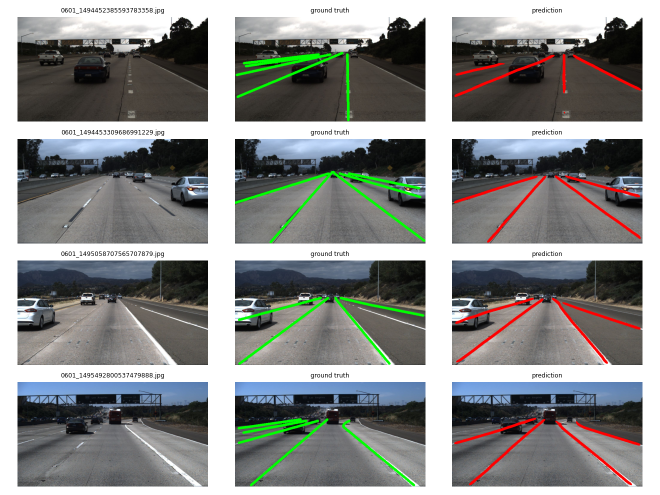
#> input picture assets/lane_seg_examples.png, 1320 x 990 px (shown at 1/2 size)
$ python lane_classical.py --image ../assets/lane_seg_examples.png --out out.png
#> lines starting #> are read from the running program, lines starting #| are printed output that depends on the picture; after the words box and inside, x2 and y2 are one past the last pixel; in counts of white or black regions, pixels touching at a corner belong together
"""Classical lane detection with OpenCV (no learning).

Per frame: resize -> edges (Canny) -> keep edges on white/yellow pixels -> region-of-interest
mask -> probabilistic Hough lines -> split left/right by slope -> least-squares line per
side -> smooth over time. There is no ground truth here, so the stats it writes count how
often each lane was found, not how accurate the lines are.
"""
import argparse
import json
import os
import time

import cv2
import numpy as np


def ensure_dir(path):
    d = os.path.dirname(path)
    if d:
        os.makedirs(d, exist_ok=True)


def roi_polygon(w, h, a):
    cx = w / 2.0
    return np.array([[
        (int(cx - a.bottom_half_width * w), int(a.bottom * h)),
        (int(cx - a.top_half_width * w), int(a.top * h)),
        (int(cx + a.top_half_width * w), int(a.top * h)),
        (int(cx + a.bottom_half_width * w), int(a.bottom * h)),
    ]], dtype=np.int32)


def feature_map(frame, use_color):
    gray = cv2.cvtColor(frame, cv2.COLOR_BGR2GRAY)
    edges = cv2.Canny(cv2.GaussianBlur(gray, (5, 5), 0), 50, 150)
    if not use_color:
        return edges
    hls = cv2.cvtColor(frame, cv2.COLOR_BGR2HLS)
    white = cv2.inRange(hls, np.array([0, 170, 0]), np.array([255, 255, 255]))
    yellow = cv2.inRange(hls, np.array([12, 60, 90]), np.array([38, 255, 255]))
    color = cv2.dilate(cv2.bitwise_or(white, yellow), np.ones((7, 7), np.uint8))
    return cv2.bitwise_and(edges, color)


def fit_side(segs, cx, side):
    """Return (a, b, y_far): x = a*y + b, and y_far = smallest y (farthest point) seen."""
    xs, ys, ws = [], [], []
    for x1, y1, x2, y2 in segs:
        if x2 == x1:
            continue
        slope = (y2 - y1) / float(x2 - x1)
        if not (0.4 < abs(slope) < 4.0):
            continue
        if side == "left" and slope < 0 and x1 < cx and x2 < cx:
            pass
        elif side == "right" and slope > 0 and x1 > cx and x2 > cx:
            pass
        else:
            continue
        length = float(np.hypot(x2 - x1, y2 - y1))
        xs += [x1, x2]
        ys += [y1, y2]
        ws += [length, length]
    if len(xs) < 2 or np.ptp(ys) < 10:
        return None
    a, b = np.polyfit(ys, xs, 1, w=ws)
    return (float(a), float(b), float(min(ys)))


def smooth(state, side, fit, alpha, hold):
    key = "miss_" + side
    if fit is not None:
        old = state.get(side)
        if old is None:
            state[side] = fit
        else:
            state[side] = tuple(alpha * n + (1 - alpha) * o for n, o in zip(fit, old))
        state[key] = 0
    else:
        state[key] = state.get(key, 0) + 1
        if state[key] > hold:
            state[side] = None


def detect(frame, a, state):
    h, w = frame.shape[:2]
    mask = np.zeros((h, w), np.uint8)
    cv2.fillPoly(mask, roi_polygon(w, h, a), 255)
    feat = cv2.bitwise_and(feature_map(frame, not a.no_color), mask)
    segs = cv2.HoughLinesP(feat, 1, np.pi / 180, a.hough_threshold,
                           minLineLength=int(0.05 * h), maxLineGap=int(0.12 * h))
    segs = [] if segs is None else np.asarray(segs).reshape(-1, 4).tolist()
    raw = {side: fit_side(segs, w / 2.0, side) for side in ("left", "right")}
    for side in ("left", "right"):
        smooth(state, side, raw[side], a.alpha, a.hold)
    return raw


def draw(frame, a, state):
    h, w = frame.shape[:2]
    y_bot = int(a.bottom * h)
    y_roi_top = int(a.top * h)
    out = frame.copy()
    fl, fr = state.get("left"), state.get("right")
    tops = {}
    for side, f in (("left", fl), ("right", fr)):
        if f is not None:
            tops[side] = max(y_roi_top, int(f[2]))      # only draw where segments were seen
    if fl is not None and fr is not None:
        da = fl[0] - fr[0]
        y_vp = (fr[1] - fl[1]) / da if abs(da) > 1e-6 else None
        if y_vp is None or y_vp >= y_bot - 5:
            fl = fr = None                              # lines never meet above the bottom: reject both
            tops = {}
        else:
            common = max(max(tops.values()), int(y_vp + 0.04 * h))
            tops = {"left": common, "right": common}    # stop where the lines meet
    pts = {}
    for side, f in (("left", fl), ("right", fr)):
        if f is None or side not in tops:
            continue
        yt = tops[side]
        if yt >= y_bot - 10:
            continue
        pts[side] = ((int(f[0] * y_bot + f[1]), y_bot), (int(f[0] * yt + f[1]), yt))
    if len(pts) == 2:
        overlay = out.copy()
        poly = np.array([pts["left"][0], pts["left"][1], pts["right"][1], pts["right"][0]], np.int32)
        cv2.fillPoly(overlay, [poly], (0, 200, 0))
        out = cv2.addWeighted(overlay, 0.3, out, 0.7, 0)
    for p in pts.values():
        cv2.line(out, p[0], p[1], (0, 0, 255), 4)
    label = "lanes: " + ("L " if "left" in pts else "- ") + ("R" if "right" in pts else "-")
    cv2.putText(out, label, (20, 40), cv2.FONT_HERSHEY_SIMPLEX, 1.0, (255, 255, 255), 2)
    return out


def resize_to(frame, width):
    s = width / float(frame.shape[1])
    return cv2.resize(frame, (width, int(round(frame.shape[0] * s))))


def main():
    p = argparse.ArgumentParser(description="Classical lane detection (OpenCV)")
    p.add_argument("--video")
    p.add_argument("--image")
    p.add_argument("--out", required=True)
    p.add_argument("--still", help="save one mid-clip frame (jpg)")
    p.add_argument("--stats", help="save stats json")
    p.add_argument("--max-seconds", type=float, default=20)
    p.add_argument("--width", type=int, default=960)
    p.add_argument("--top", type=float, default=0.60)
    p.add_argument("--bottom", type=float, default=0.95)
    p.add_argument("--top-half-width", type=float, default=0.08)
    p.add_argument("--bottom-half-width", type=float, default=0.45)
    p.add_argument("--hough-threshold", type=int, default=30)
    p.add_argument("--alpha", type=float, default=0.25)
    p.add_argument("--hold", type=int, default=8)
    p.add_argument("--no-color", action="store_true")
    a = p.parse_args()
    assert a.video or a.image, "give --video or --image"
    ensure_dir(a.out)

    if a.image:
        img = cv2.imread(a.image)
#> img is the input picture: shape (990, 1320, 3); mean B, G, R 136.6, 138.2, 136.3
        assert img is not None, "cannot read " + a.image
        img = resize_to(img, a.width)
        state = {}
        detect(img, a, state)
#> in detect, `cv2.fillPoly(mask, roi_polygon(w, h, a), 255)`:
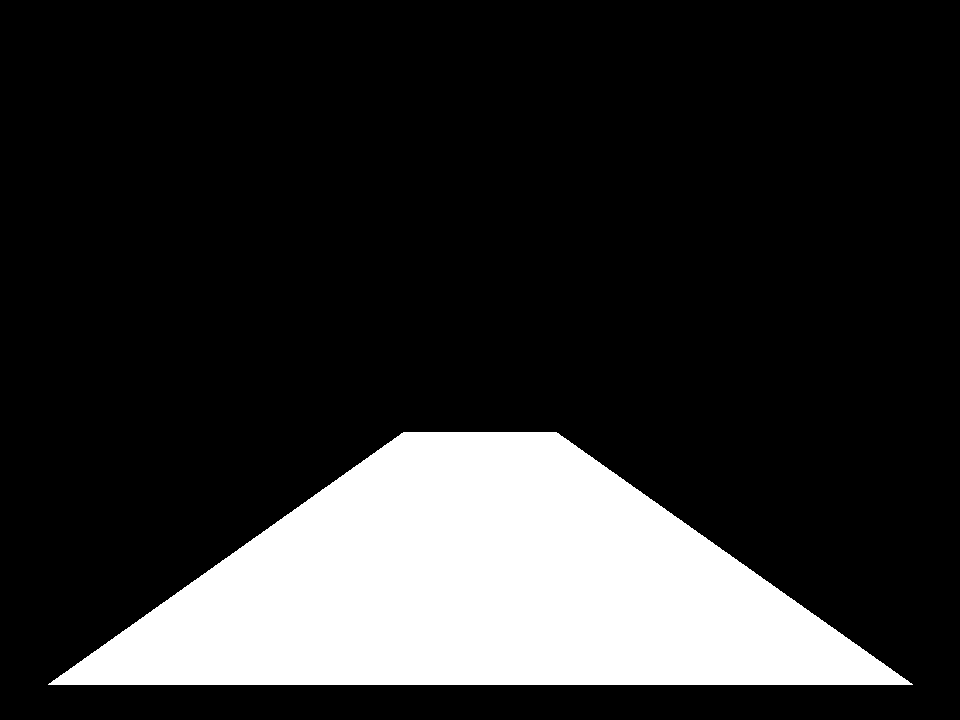
#> mask: shape (720, 960); 18.7% white; 1 white region, box (x1, y1, x2, y2) and area: (48, 432, 913, 685) 129007
#> in feature_map, `edges = cv2.Canny(cv2.GaussianBlur(gray, (5, 5), 0), 50, 150)`:
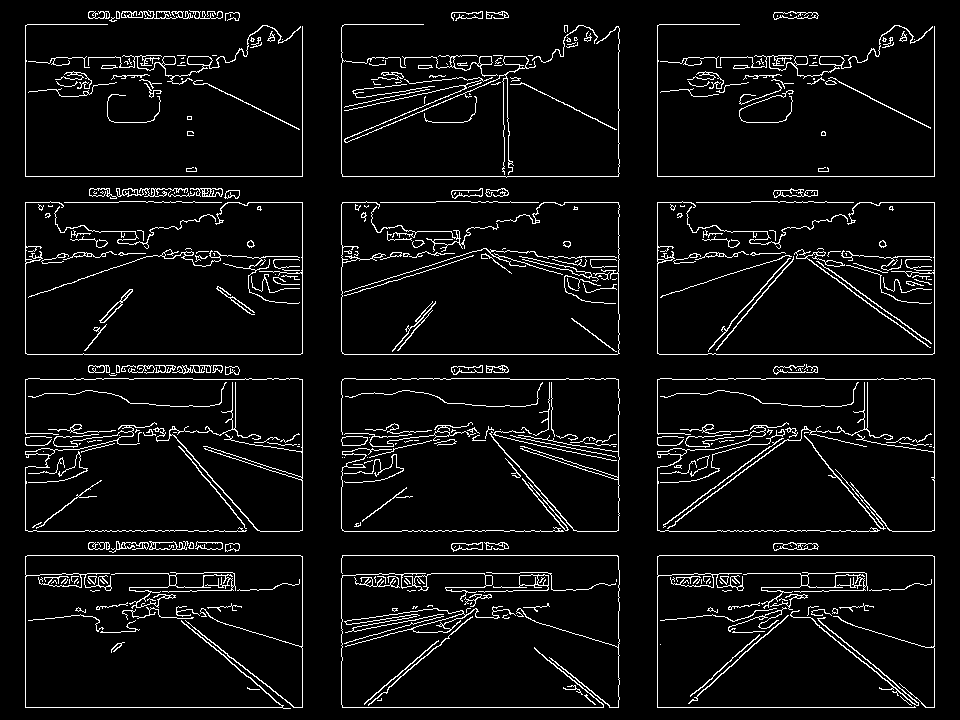
#> edges: shape (720, 960); 5.9% white in thin lines or dots
#> in feature_map, `color = cv2.dilate(cv2.bitwise_or(white, yellow), np.ones((7, 7), np.u..`:
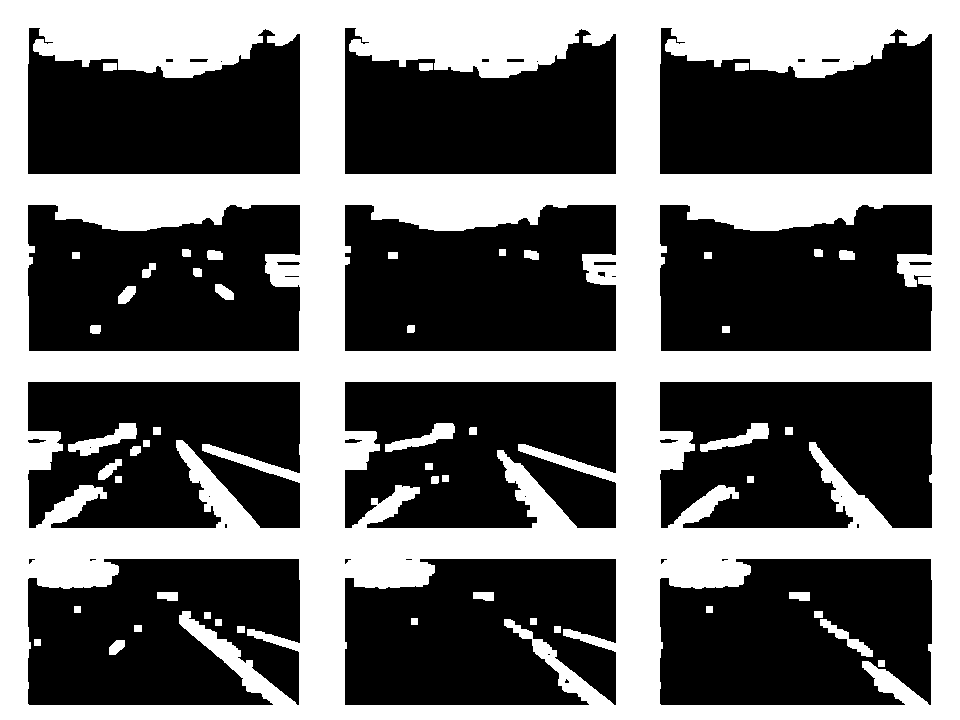
#> color: shape (720, 960); 42% white; 51 white regions, largest, box (x1, y1, x2, y2) and area: (0, 0, 960, 720) 283144, (68, 423, 137, 456) 879, (385, 423, 455, 452) 779
#> in detect, `feat = cv2.bitwise_and(feature_map(frame, not a.no_color), mask)`:
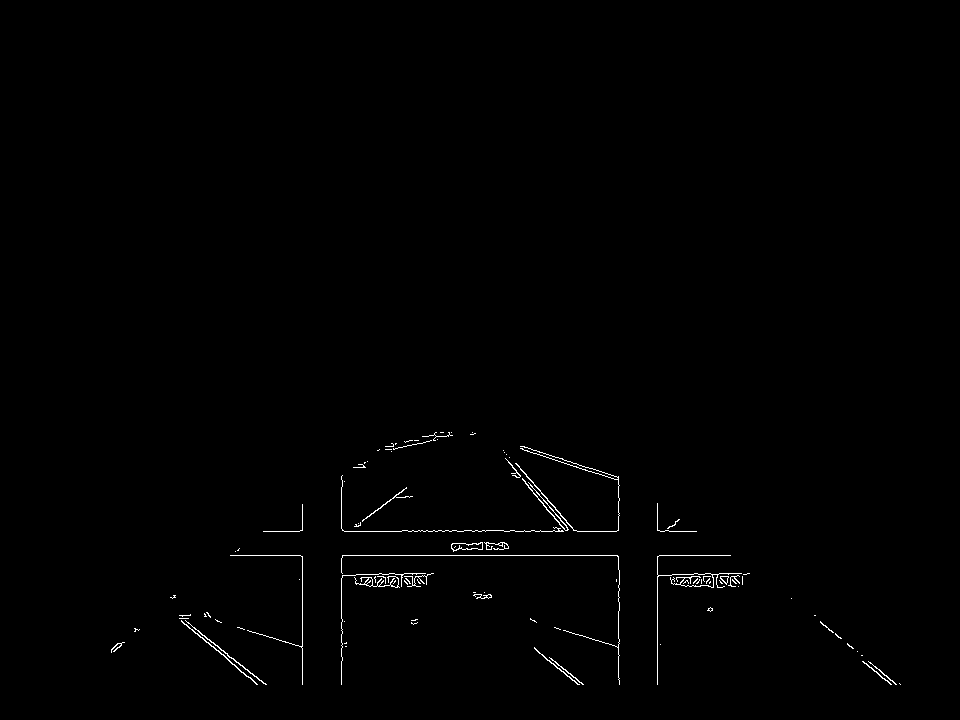
#> feat: shape (720, 960); 0.6% white in thin lines or dots, all inside (x1, y1, x2, y2) = (111, 432, 901, 685)
#> in detect, `segs = cv2.HoughLinesP(feat, 1, np.pi / 180, a.hough_threshold, minLin..`: segs = 43 rows, first 6: [230, 555, 730, 555], [263, 531, 696, 531], [302, 684, 302, 504], [657, 684, 657, 503], [341, 684, 341, 476], [618, 679, 618, 476]
#> in detect, `segs = [] if segs is None else np.asarray(segs).reshape(-1, 4).tolist()`: segs = 43 items, first 6: [230, 555, 730, 555], [263, 531, 696, 531], [302, 684, 302, 504], [657, 684, 657, 503], [341, 684, 341, 476], [618, 679, 618, 476]
#> the loop in fit_side, `for x1, y1, x2, y2 in segs:` made 43 passes
#> (x1, y1, x2, y2, slope) on passes 1, 2, 7, 8, 9, 10, 11, 12: (230, 555, 730, 555, 0), (263, 531, 696, 531, 0), (342, 575, 426, 577, 0.0238), (300, 530, 668, 530, 0), (179, 615, 263, 683, 0.81), (181, 621, 257, 684, 0.829), (522, 446, 617, 477, 0.326), (342, 573, 433, 573, 0)
#> in fit_side, `a, b = np.polyfit(ys, xs, 1, w=ws)`: a = -1.37; b = 1073.8
#> the loop in fit_side (call 2), `for x1, y1, x2, y2 in segs:` made 43 passes
#> in detect, `raw = {side: fit_side(segs, w / 2.0, side) for side in ("left", "right..`: raw = {'left': (-1.37, 1073.8, 488), 'right': (1.4, -147.6, 458)}
        cv2.imwrite(a.out, draw(img, a, state))
#> in draw, `cv2.fillPoly(overlay, [poly], (0, 200, 0))`:
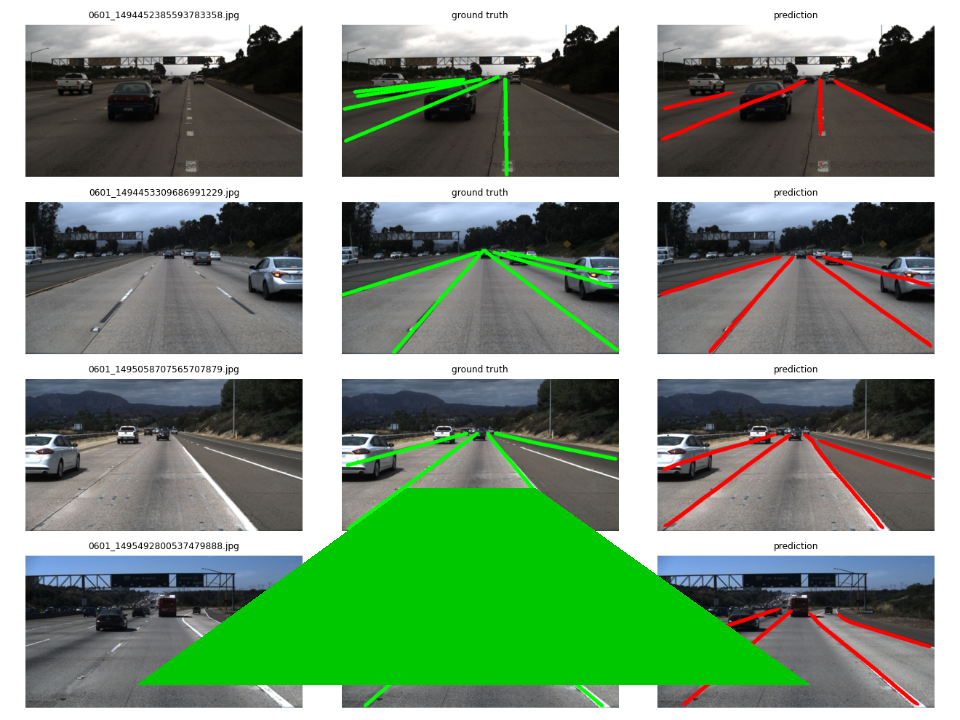
#> overlay: shape (720, 960, 3); mean B, G, R 120.7, 144.9, 121.1
#> after the loop in draw, `for p in pts.values():`:
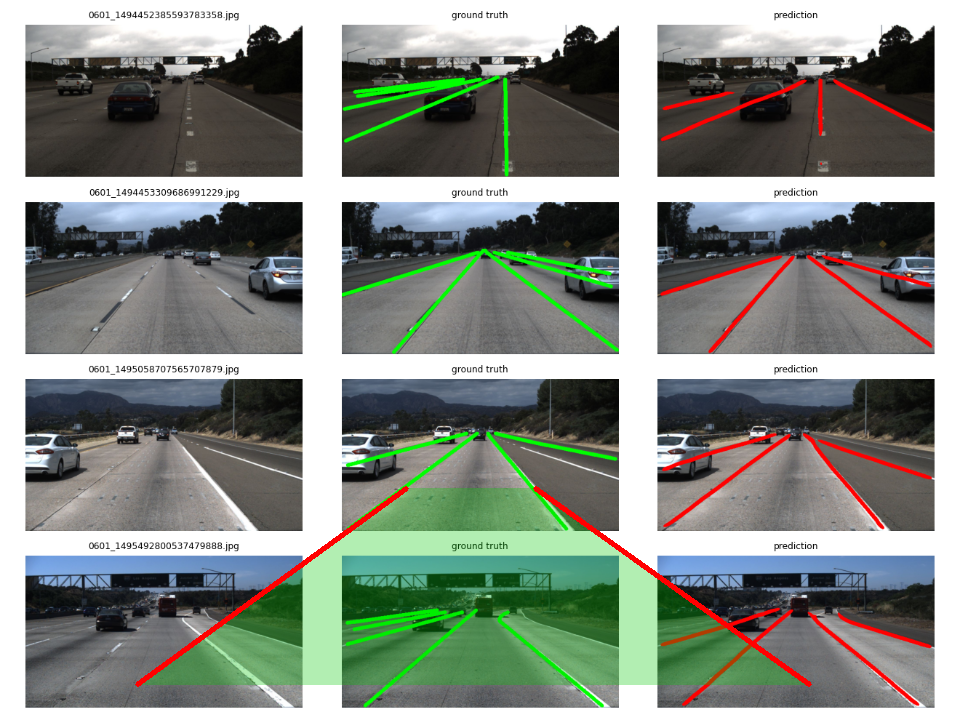
#> out: shape (720, 960, 3); mean B, G, R 131.2, 139.3, 132.4
#> in draw, `cv2.putText(out, label, (20, 40), cv2.FONT_HERSHEY_SIMPLEX, 1.0, (255,..`:
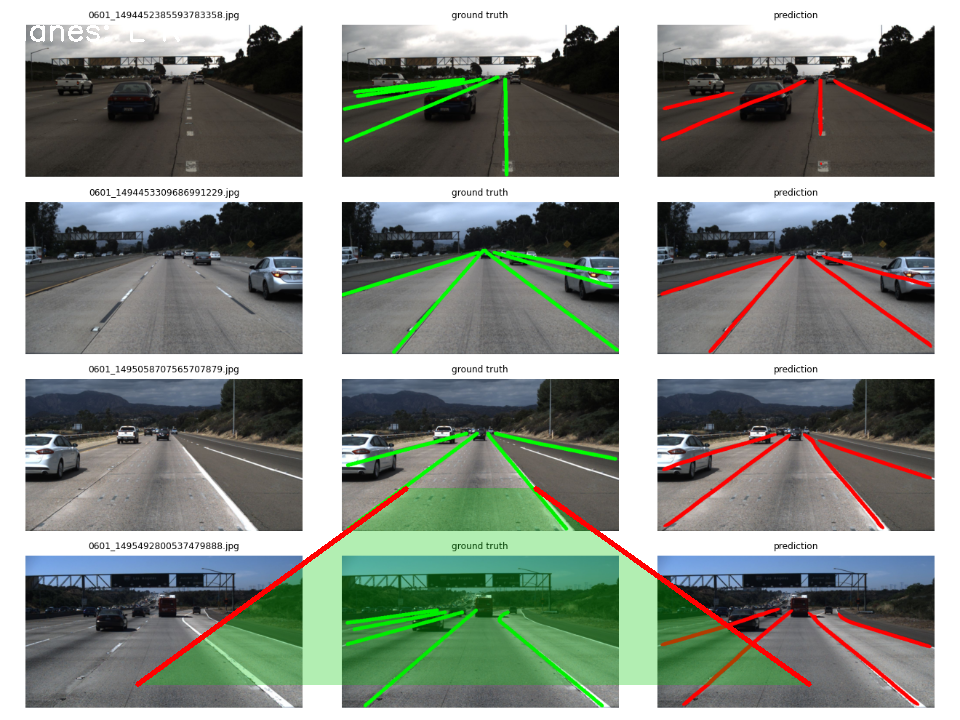
#> out: shape (720, 960, 3); 0.1% of pixels changed, all inside (x1, y1, x2, y2) = (25, 18, 180, 42)
        print("saved", a.out)
        return

    cap = cv2.VideoCapture(a.video)
    assert cap.isOpened(), "cannot open " + a.video
    fps = cap.get(cv2.CAP_PROP_FPS) or 30.0
    limit = int(fps * a.max_seconds)
    state, n, vw, mid = {}, 0, None, None
    c = dict(raw_left=0, raw_right=0, raw_both=0, shown_both=0)
    t0 = time.perf_counter()
    while n < limit:
        ok, frame = cap.read()
        if not ok:
            break
        frame = resize_to(frame, a.width)
        raw = detect(frame, a, state)
        c["raw_left"] += raw["left"] is not None
        c["raw_right"] += raw["right"] is not None
        c["raw_both"] += (raw["left"] is not None and raw["right"] is not None)
        c["shown_both"] += (state.get("left") is not None and state.get("right") is not None)
        vis = draw(frame, a, state)
        if vw is None:
            vw = cv2.VideoWriter(a.out, cv2.VideoWriter_fourcc(*"mp4v"), fps,
                                 (vis.shape[1], vis.shape[0]))
        vw.write(vis)
        n += 1
        if n == max(limit // 2, 1):
            mid = vis.copy()
    cap.release()
    if vw is not None:
        vw.release()
    secs = time.perf_counter() - t0
    stats = dict(video=os.path.basename(a.video), frames=n, seconds_of_video=round(n / fps, 1),
                 left_found_pct=round(100.0 * c["raw_left"] / max(n, 1), 1),
                 right_found_pct=round(100.0 * c["raw_right"] / max(n, 1), 1),
                 both_found_pct_raw=round(100.0 * c["raw_both"] / max(n, 1), 1),
                 both_shown_pct_after_smoothing=round(100.0 * c["shown_both"] / max(n, 1), 1),
                 processing_fps_incl_decode=round(n / max(secs, 1e-6), 1),
                 params={k: v for k, v in vars(a).items() if k not in ("video", "image", "out", "still", "stats")},
                 note="No ground truth: percentages count how often a lane line was found, not accuracy.")
    print(json.dumps(stats, indent=2))
    if a.still and mid is not None:
        ensure_dir(a.still)
        cv2.imwrite(a.still, mid, [cv2.IMWRITE_JPEG_QUALITY, 88])
    if a.stats:
        ensure_dir(a.stats)
        json.dump(stats, open(a.stats, "w"), indent=2)


if __name__ == "__main__":
    main()
